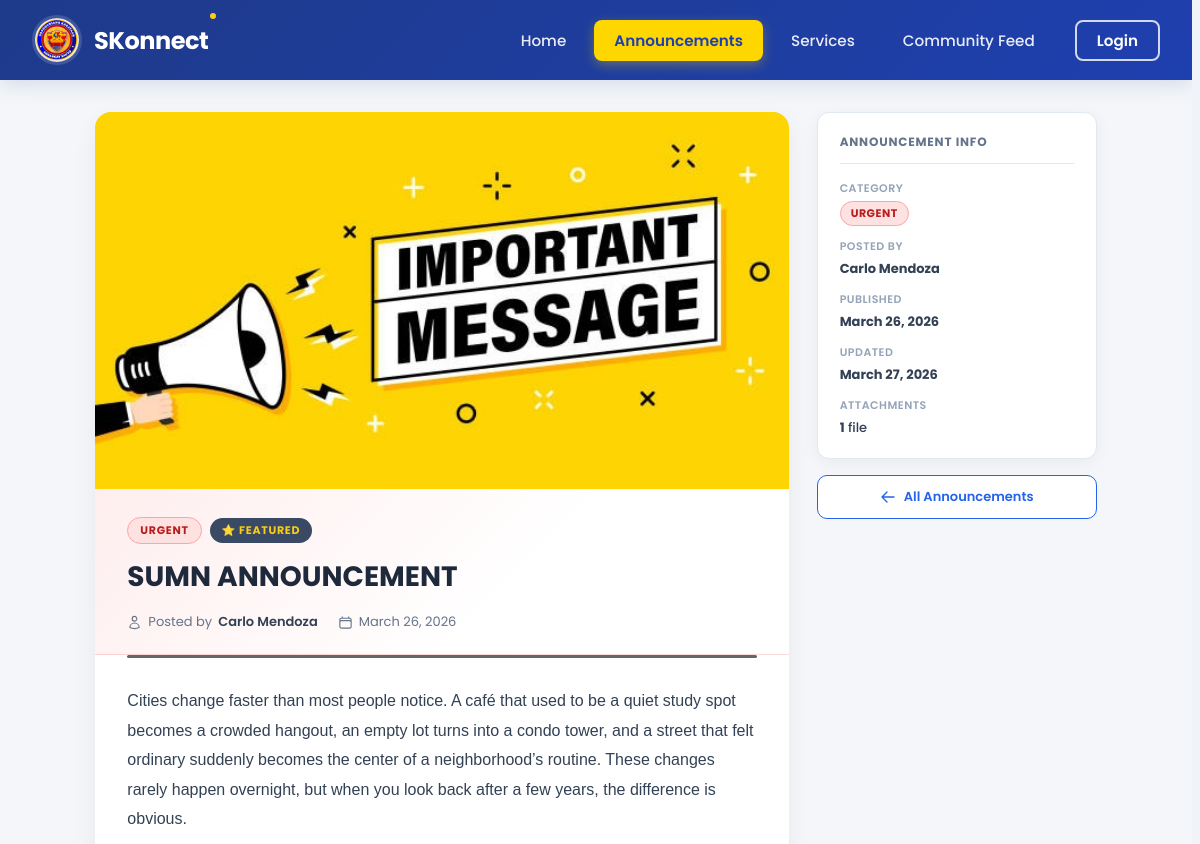
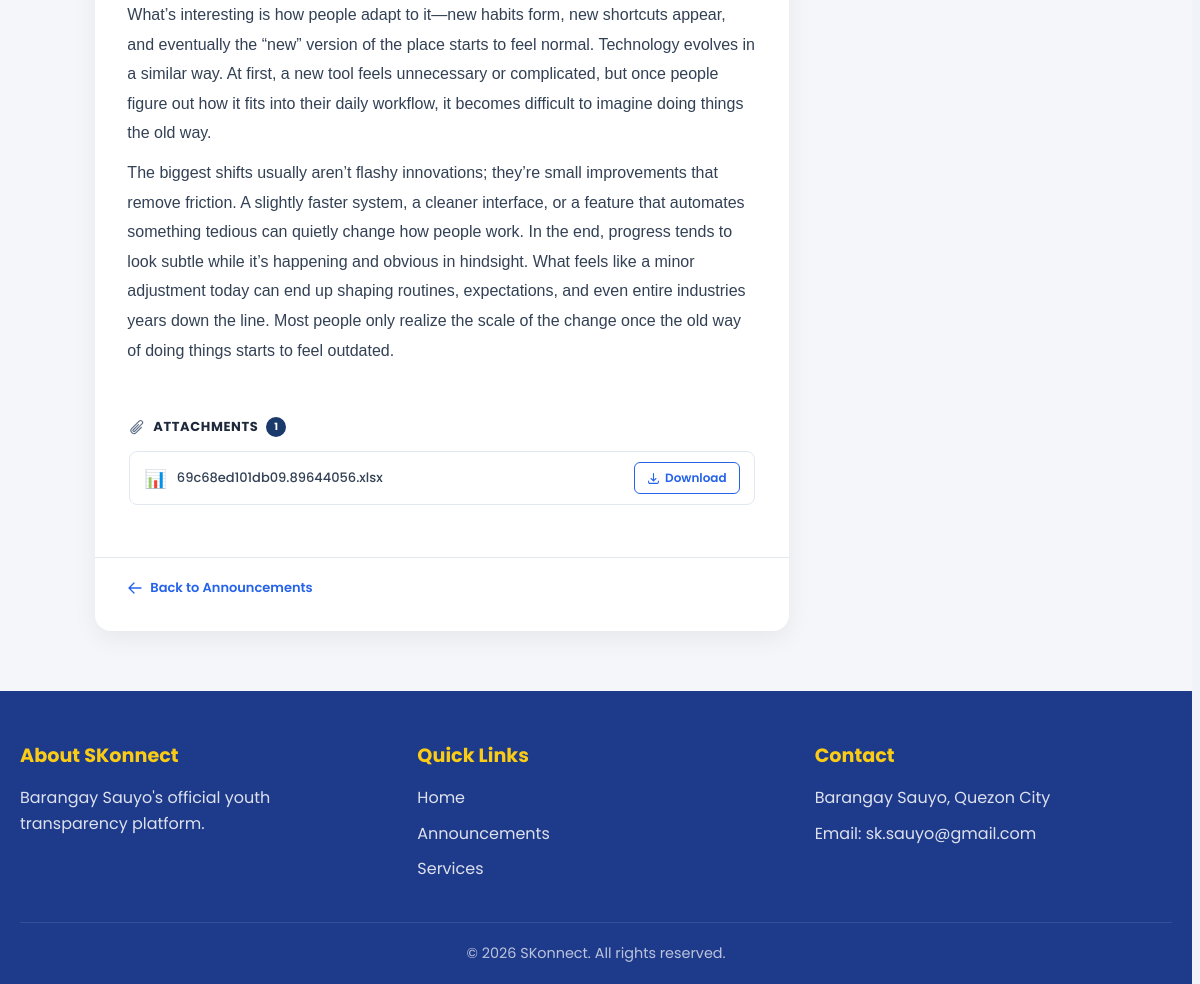
The page /views/public/announcement_view.php?id=44 on the database its author committed (2 pictures, top to bottom).
### tables this page shows
CREATE TABLE `announcements` (
  `id` int(11) NOT NULL,
  `title` varchar(255) NOT NULL,
  `content` text NOT NULL,
  `category` enum('event','program','notice','meeting','urgent') NOT NULL,
  `featured` tinyint(1) DEFAULT 0,
  `featured_at` timestamp NULL DEFAULT NULL,
  `banner_img` varchar(500) DEFAULT NULL,
  `author_id` int(11) NOT NULL,
  `published_at` timestamp NOT NULL DEFAULT current_timestamp(),
  `updated_at` timestamp NOT NULL DEFAULT current_timestamp() ON UPDATE current_timestamp(),
  `expired_at` date DEFAULT NULL,
  `status` enum('active','draft','archived') NOT NULL DEFAULT 'active',
  `archived_at` timestamp NULL DEFAULT NULL
);

CREATE TABLE `announcement_files` (
  `id` int(11) NOT NULL,
  `announcement_id` int(11) NOT NULL,
  `file_path` varchar(500) NOT NULL
);

### backend/models/AnnouncementModel.php (called while the page is built, shortened)
<?php
require_once __DIR__ . '/../config/database.php';
class AnnouncementModel {
    private $conn;
    public function __construct() {
        $db = new Database();
        $this->conn = $db->getConnection();
    }
    public function getById(int $id): array|false {
        $stmt = $this->conn->prepare(
            "SELECT a.*, CONCAT(u.first_name, ' ', u.last_name) AS author_name
             FROM announcements a
             JOIN users u ON u.id = a.author_id
             WHERE a.id = :id"
        );
        $stmt->execute([':id' => $id]);
        return $stmt->fetch(PDO::FETCH_ASSOC);
    }
    public function getFiles(int $announcementId): array {
        $stmt = $this->conn->prepare(
            "SELECT * FROM announcement_files WHERE announcement_id = :aid"
        );
        $stmt->execute([':aid' => $announcementId]);
        return $stmt->fetchAll(PDO::FETCH_ASSOC);
    }
}
?>

### backend/config/database.php (called while the page is built, shortened)
<?php
class Database {
    private $host = "localhost";
    private $db_name = "skonnect";
    private $username = "root";
    private $password = "";
    public function getConnection() {
        $this->conn = null;
        try {
            $this->conn = new PDO(
                "mysql:host=" . $this->host . ";dbname=" . $this->db_name,
                $this->username,
                $this->password
            );
            $this->conn->setAttribute(PDO::ATTR_ERRMODE, PDO::ERRMODE_EXCEPTION);
            $this->conn->exec("set names utf8");
        } catch(PDOException $exception) {
            header('Content-Type: application/json');
            echo json_encode([
                "status" => "error",
                "message" => "Database connection failed: " . $exception->getMessage()
            ]);
            exit;
        }
        return $this->conn;
    }
}
?>

### views/public/announcement_view.php (the view, shortened to what this page needs)
<?php
require_once __DIR__ . '/../../backend/models/AnnouncementModel.php';
$annModel = new AnnouncementModel();
$id  = (int) ($_GET['id'] ?? 0);
$ann = $id ? $annModel->getById($id) : null;
$files = $annModel->getFiles($id);
$catColors = [
    'event'   => ['bg' => '#d1fae5', 'color' => '#065f46', 'border' => '#6ee7b7', 'accent' => '#059669', 'bar' => '#059669'],
    'program' => ['bg' => '#dbeafe', 'color' => '#1d4ed8', 'border' => '#93c5fd', 'accent' => '#2563eb', 'bar' => '#2563eb'],
    'meeting' => ['bg' => '#ede9fe', 'color' => '#5b21b6', 'border' => '#c4b5fd', 'accent' => '#7c3aed', 'bar' => '#7c3aed'],
    'notice'  => ['bg' => '#fef3c7', 'color' => '#92400e', 'border' => '#fcd34d', 'accent' => '#d97706', 'bar' => '#d97706'],
    'urgent'  => ['bg' => '#fee2e2', 'color' => '#b91c1c', 'border' => '#fca5a5', 'accent' => '#dc2626', 'bar' => '#dc2626'],
];
$cat      = $ann['category'];
$theme    = $catColors[$cat] ?? $catColors['notice'];
$catLabel = ucfirst($cat);
$pubDate  = date('F j, Y', strtotime($ann['published_at']));
$pubDateDt = date('Y-m-d', strtotime($ann['published_at']));
$updDate  = $ann['updated_at'] ? date('F j, Y', strtotime($ann['updated_at'])) : null;
function fileIcon(string $path): string {
    $ext = strtolower(pathinfo($path, PATHINFO_EXTENSION));
    return match(true) {
        $ext === 'pdf'                                     => '📄',
        in_array($ext, ['doc','docx'])                     => '📝',
        in_array($ext, ['xls','xlsx'])                     => '📊',
        in_array($ext, ['png','jpg','jpeg','webp','gif']) => '🖼️',
        default                                            => '📎',
    };
}
?>
<!DOCTYPE html>
<html lang="en">
<head>
    <link rel="stylesheet" href="../../styles/global.css">
    <link rel="stylesheet" href="../../styles/public/header.css">
    <link rel="stylesheet" href="../../styles/public/footer.css">
    <link rel="stylesheet" href="../../styles/public/announcement_view.css">
</head>
<body>
<?php include __DIR__ . '/../../components/public/navbar.php'; ?>
<main class="pub-av-page">
    <div class="pub-av-layout">
        <article class="pub-av-main">
            <?php if ($ann['banner_img']): ?>
            <div class="pub-av-banner">
                <img src="<?= htmlspecialchars($ann['banner_img']) ?>" alt="<?= htmlspecialchars($ann['title']) ?>">
            </div>
            <?php endif; ?>
            <div class="pub-av-header" style="--cat-bg: <?= $theme['bg'] ?>; --cat-border: <?= $theme['border'] ?>;">
                <div class="pub-av-badges">
                    <span class="pub-av-cat-badge" style="background:<?= $theme['bg'] ?>;color:<?= $theme['color'] ?>;border:1px solid <?= $theme['border'] ?>;">
                        <?= $catLabel ?>
                    </span>
                    <?php if ($ann['featured']): ?>
                    <span class="pub-av-feat-badge">⭐ Featured</span>
                    <?php endif; ?>
                </div>
                <h1 class="pub-av-title"><?= htmlspecialchars($ann['title']) ?></h1>
                <div class="pub-av-meta">
                    <span>
                        Posted by <strong><?= htmlspecialchars($ann['author_name']) ?></strong>
                    </span>
                    <span>
                        <time datetime="<?= $pubDateDt ?>"><?= $pubDate ?></time>
                    </span>
                </div>
            </div>
            <div class="pub-av-accent-line"></div>
            <div class="pub-av-body">
                <?= $ann['content'] ?>
            </div>
            <?php if (!empty($files)): ?>
            <div class="pub-av-attachments">
                <h3 class="pub-av-attach-title">
                    Attachments <span class="pub-av-attach-count"><?= count($files) ?></span>
                </h3>
                <ul class="pub-av-attach-list">
                    <?php foreach ($files as $f): ?>
                    <li class="pub-av-attach-item">
                        <span class="pub-av-attach-icon"><?= fileIcon($f['file_path']) ?></span>
                        <span class="pub-av-attach-name"><?= htmlspecialchars(basename($f['file_path'])) ?></span>
                        <a href="<?= htmlspecialchars($f['file_path']) ?>" download class="pub-av-dl-btn">
                            <svg xmlns="http://www.w3.org/2000/svg" fill="none" viewBox="0 0 24 24" stroke-width="2" stroke="currentColor"><path stroke-linecap="round" stroke-linejoin="round" d="M3 16.5v2.25A2.25 2.25 0 0 0 5.25 21h13.5A2.25 2.25 0 0 0 21 18.75V16.5M16.5 12 12 16.5m0 0L7.5 12m4.5 4.5V3"/></svg>
                            Download
                        </a>
                    </li>
                    <?php endforeach; ?>
                </ul>
            </div>
            <?php endif; ?>
            <div class="pub-av-footer-nav">
                <a href="announcements.php" class="pub-av-back-btn">
                    <svg xmlns="http://www.w3.org/2000/svg" fill="none" viewBox="0 0 24 24" stroke-width="2" stroke="currentColor"><path stroke-linecap="round" stroke-linejoin="round" d="M10.5 19.5 3 12m0 0 7.5-7.5M3 12h18"/></svg>
                    Back to Announcements
                </a>
            </div>
        </article>
        <aside class="pub-av-sidebar">
            <div class="pub-av-info-card">
                <h3 class="pub-av-info-heading">Announcement Info</h3>
                <dl class="pub-av-info-list">
                    <div class="pub-av-info-row">
                        <dt>Category</dt>
                        <dd>
                            <span style="display:inline-flex;align-items:center;padding:3px 10px;font-size:11px;font-weight:700;text-transform:uppercase;letter-spacing:.5px;border-radius:20px;background:<?= $theme['bg'] ?>;color:<?= $theme['color'] ?>;border:1px solid <?= $theme['border'] ?>;">
                                <?= $catLabel ?>
                            </span>
                        </dd>
                    </div>
                    <div class="pub-av-info-row">
                        <dt>Posted by</dt>
                        <dd><strong><?= htmlspecialchars($ann['author_name']) ?></strong></dd>
                    </div>
                    <div class="pub-av-info-row">
                        <dt>Published</dt>
                        <dd><strong><?= $pubDate ?></strong></dd>
                    </div>
                    <?php if ($updDate): ?>
                    <div class="pub-av-info-row">
                        <dt>Updated</dt>
                        <dd><strong><?= $updDate ?></strong></dd>
                    </div>
                    <?php endif; ?>
                    <?php if (!empty($files)): ?>
                    <div class="pub-av-info-row">
                        <dt>Attachments</dt>
                        <dd><strong><?= count($files) ?></strong> file<?= count($files) > 1 ? 's' : '' ?></dd>
                    </div>
                    <?php endif; ?>
                </dl>
            </div>
            <a href="announcements.php" class="pub-av-sidebar-back">
                <svg xmlns="http://www.w3.org/2000/svg" fill="none" viewBox="0 0 24 24" stroke-width="2" stroke="currentColor"><path stroke-linecap="round" stroke-linejoin="round" d="M10.5 19.5 3 12m0 0 7.5-7.5M3 12h18"/></svg>
                All Announcements
            </a>
        </aside>
    </div>
</main>
<?php include __DIR__ . '/../../components/public/footer.php'; ?>
</body>
</html>

### styles/global.css (style rules this page uses)
:root { --primary-blue: #1e3a8a; --secondary-blue: #2563eb; --accent-yellow: #facc15; --text-dark: #1f2937; --text-light: #6b7280; --bg-light: #f8f9fa; --white: #ffffff; --border-color: #e5e7eb; --bg: #f0f3f8; --surface: #ffffff; --surface-2: #f8fafc; --border: #e2e8f0; --text-primary: #0f172a; --text-secondary: #475569; --text-muted: #94a3b8; --accent: #2563eb; --accent-hover: #1d4ed8; --shadow-sm: 0 1px 3px rgba(0, 0, 0, 0.06), 0 1px 2px rgba(0, 0, 0, 0.04); --shadow-md: 0 4px 12px rgba(0, 0, 0, 0.07), 0 2px 6px rgba(0, 0, 0, 0.04); --shadow-lg: 0 10px 28px rgba(0, 0, 0, 0.08), 0 4px 10px rgba(0, 0, 0, 0.04); --radius-sm: 8px; --radius-md: 14px; --radius-lg: 20px; --font-display: "DM Serif Display", Georgia, serif; --font-body: "DM Sans", Arial, sans-serif; --navy: #0f2545; --navy-mid: #1a3a6b; --blue: #1e5fa8; --blue-light: #2e7dd1; --gold: #c8922a; --gold-light: #e8b94a; --bg: #f0f4f8; --surface: #ffffff; --border: #d1dae6; --text-head: #0f2545; --text-body: #334155; --text-muted: #64748b; --red: #c0392b; --green: #1a7a4a; --radius: 10px; --shadow: 0 2px 12px rgba(15, 37, 69, 0.08); --shadow-md: 0 4px 24px rgba(15, 37, 69, 0.12); }
*, *::before, *::after { box-sizing: border-box; margin: 0; padding: 0; }
html { scroll-behavior: smooth; font-family: "Poppins", sans-serif; overflow-y: scroll; scrollbar-gutter: stable; }
body { background: var(--bg); color: var(--text-body); font-family: "Poppins", sans-serif; }

### rows shown on the page
announcements: banner_img (picture), category "URGENT", title "SUMN ANNOUNCEMENT", published_at "March 26, 2026", content "Cities change faster than most people notice. A café that used to be a quiet study spot becomes a crowded hangout, an empty lot turns into a condo tower, and a street that felt ordinary suddenly becomes the center of a neighborhood’s routine. These changes rarely happen overnight, but when you look back after a few years, the difference is obvious. What’s interesting is how people adapt to it—new habits form, new shortcuts appear, and eventually the “new” version of the place starts to feel normal. Technology evolves in a similar way. At first, a new tool feels unnecessary or complicated, but once people figure out how it fits into their daily workflow, it becomes difficult to imagine doing…", updated_at "March 27, 2026"
announcement_files: file_path "📊", file_path "69c68ed101db09.89644056.xlsx"

### other values the page prints
$label "Home Announcements Services Community Feed Login"
$ann['author_name'] "Carlo Mendoza"
count($files) "1"
